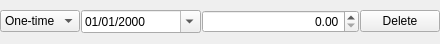
<?xml version="1.0" encoding="UTF-8"?>
<ui version="4.0">
 <class>Cell</class>
 <widget class="QWidget" name="Cell">
  <property name="geometry">
   <rect>
    <x>0</x>
    <y>0</y>
    <width>440</width>
    <height>44</height>
   </rect>
  </property>
  <property name="sizePolicy">
   <sizepolicy hsizetype="Minimum" vsizetype="Minimum">
    <horstretch>0</horstretch>
    <verstretch>0</verstretch>
   </sizepolicy>
  </property>
  <property name="windowTitle">
   <string>Form</string>
  </property>
  <layout class="QGridLayout" name="gridLayout" rowstretch="0" columnstretch="0,0,0,0">
   <property name="sizeConstraint">
    <enum>QLayout::SetMinimumSize</enum>
   </property>
   <property name="leftMargin">
    <number>0</number>
   </property>
   <property name="topMargin">
    <number>0</number>
   </property>
   <property name="rightMargin">
    <number>0</number>
   </property>
   <property name="bottomMargin">
    <number>0</number>
   </property>
   <property name="spacing">
    <number>1</number>
   </property>
   <item row="0" column="0">
    <widget class="QComboBox" name="comboBox">
     <item>
      <property name="text">
       <string>One-time</string>
      </property>
     </item>
     <item>
      <property name="text">
       <string>Weekly</string>
      </property>
     </item>
     <item>
      <property name="text">
       <string>Monthly</string>
      </property>
     </item>
     <item>
      <property name="text">
       <string>Annually</string>
      </property>
     </item>
    </widget>
   </item>
   <item row="0" column="1">
    <widget class="QDateEdit" name="dateEdit">
     <property name="minimumSize">
      <size>
       <width>120</width>
       <height>0</height>
      </size>
     </property>
     <property name="displayFormat">
      <string>dd/MM/yyyy</string>
     </property>
     <property name="calendarPopup">
      <bool>true</bool>
     </property>
    </widget>
   </item>
   <item row="0" column="2">
    <widget class="QDoubleSpinBox" name="doubleSpinBox">
     <property name="sizePolicy">
      <sizepolicy hsizetype="Expanding" vsizetype="Fixed">
       <horstretch>0</horstretch>
       <verstretch>0</verstretch>
      </sizepolicy>
     </property>
     <property name="layoutDirection">
      <enum>Qt::LeftToRight</enum>
     </property>
     <property name="alignment">
      <set>Qt::AlignRight|Qt::AlignTrailing|Qt::AlignVCenter</set>
     </property>
     <property name="accelerated">
      <bool>true</bool>
     </property>
     <property name="showGroupSeparator" stdset="0">
      <bool>true</bool>
     </property>
     <property name="maximum">
      <double>1000000000.000000000000000</double>
     </property>
    </widget>
   </item>
   <item row="0" column="3">
    <widget class="QPushButton" name="pushButton">
     <property name="sizePolicy">
      <sizepolicy hsizetype="Minimum" vsizetype="Fixed">
       <horstretch>0</horstretch>
       <verstretch>0</verstretch>
      </sizepolicy>
     </property>
     <property name="cursor">
      <cursorShape>ArrowCursor</cursorShape>
     </property>
     <property name="text">
      <string>Delete</string>
     </property>
    </widget>
   </item>
  </layout>
 </widget>
 <tabstops>
  <tabstop>comboBox</tabstop>
  <tabstop>dateEdit</tabstop>
  <tabstop>doubleSpinBox</tabstop>
  <tabstop>pushButton</tabstop>
 </tabstops>
 <resources/>
 <connections/>
</ui>
